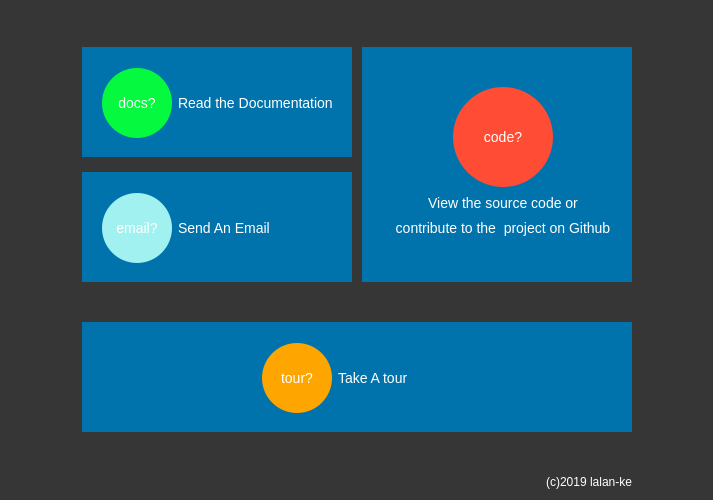
<?xml version="1.0" encoding="UTF-8"?>
<ui version="4.0">
 <class>HelpForm</class>
 <widget class="QWidget" name="HelpForm">
  <property name="geometry">
   <rect>
    <x>0</x>
    <y>0</y>
    <width>713</width>
    <height>500</height>
   </rect>
  </property>
  <property name="windowTitle">
   <string>Help Form</string>
  </property>
  <property name="styleSheet">
   <string notr="true">QWidget{
background-color:rgb(54,54,54);
font:12px;
color:white;
}</string>
  </property>
  <layout class="QHBoxLayout" name="horizontalLayout_2">
   <item>
    <spacer name="horizontalSpacer">
     <property name="orientation">
      <enum>Qt::Horizontal</enum>
     </property>
     <property name="sizeHint" stdset="0">
      <size>
       <width>60</width>
       <height>20</height>
      </size>
     </property>
    </spacer>
   </item>
   <item>
    <layout class="QVBoxLayout" name="verticalLayout_3">
     <item>
      <spacer name="verticalSpacer_2">
       <property name="orientation">
        <enum>Qt::Vertical</enum>
       </property>
       <property name="sizeHint" stdset="0">
        <size>
         <width>20</width>
         <height>40</height>
        </size>
       </property>
      </spacer>
     </item>
     <item>
      <layout class="QVBoxLayout" name="verticalLayout_2">
       <property name="spacing">
        <number>40</number>
       </property>
       <item>
        <layout class="QHBoxLayout" name="horizontalLayout">
         <property name="spacing">
          <number>10</number>
         </property>
         <item>
          <layout class="QVBoxLayout" name="verticalLayout">
           <property name="spacing">
            <number>15</number>
           </property>
           <item>
            <widget class="QWidget" name="widget" native="true">
             <property name="minimumSize">
              <size>
               <width>270</width>
               <height>110</height>
              </size>
             </property>
             <property name="maximumSize">
              <size>
               <width>270</width>
               <height>110</height>
              </size>
             </property>
             <property name="styleSheet">
              <string notr="true">*{
background-color: rgb(0, 115, 172);
font:14px;
}
QPushButton{
border-radius:35px;
background-color:#05fa3f;
}
QPushButton:hover{
background-color: rgba(5, 250, 63, 190);
border:2px solid white;
}
QPushButton:pressed{
border:3px solid orange;
}</string>
             </property>
             <widget class="QWidget" name="layoutWidget">
              <property name="geometry">
               <rect>
                <x>20</x>
                <y>20</y>
                <width>232</width>
                <height>72</height>
               </rect>
              </property>
              <layout class="QHBoxLayout" name="horizontalLayout_3">
               <item>
                <widget class="QPushButton" name="pushButton">
                 <property name="minimumSize">
                  <size>
                   <width>70</width>
                   <height>70</height>
                  </size>
                 </property>
                 <property name="maximumSize">
                  <size>
                   <width>70</width>
                   <height>70</height>
                  </size>
                 </property>
                 <property name="text">
                  <string>docs?</string>
                 </property>
                 <property name="iconSize">
                  <size>
                   <width>50</width>
                   <height>50</height>
                  </size>
                 </property>
                </widget>
               </item>
               <item>
                <widget class="QLabel" name="label">
                 <property name="text">
                  <string>Read the Documentation</string>
                 </property>
                </widget>
               </item>
              </layout>
             </widget>
            </widget>
           </item>
           <item>
            <widget class="QWidget" name="widget_2" native="true">
             <property name="minimumSize">
              <size>
               <width>270</width>
               <height>110</height>
              </size>
             </property>
             <property name="maximumSize">
              <size>
               <width>270</width>
               <height>110</height>
              </size>
             </property>
             <property name="styleSheet">
              <string notr="true">*{
background-color: rgb(0, 115, 172);
font:14px;
}
QPushButton{
border-radius:35px;
background-color: rgb(161, 241, 241);
}
QPushButton:hover{
border:2px solid white;
background-color: rgba(161, 241, 241,190);
}
QPushButton:pressed{
border:3px solid orange;
}</string>
             </property>
             <widget class="QWidget" name="layoutWidget">
              <property name="geometry">
               <rect>
                <x>20</x>
                <y>20</y>
                <width>221</width>
                <height>72</height>
               </rect>
              </property>
              <layout class="QHBoxLayout" name="horizontalLayout_4">
               <item>
                <widget class="QPushButton" name="pushButton_2">
                 <property name="minimumSize">
                  <size>
                   <width>70</width>
                   <height>70</height>
                  </size>
                 </property>
                 <property name="maximumSize">
                  <size>
                   <width>70</width>
                   <height>70</height>
                  </size>
                 </property>
                 <property name="text">
                  <string>email?</string>
                 </property>
                 <property name="iconSize">
                  <size>
                   <width>50</width>
                   <height>50</height>
                  </size>
                 </property>
                </widget>
               </item>
               <item>
                <widget class="QLabel" name="label_2">
                 <property name="text">
                  <string>Send An Email</string>
                 </property>
                </widget>
               </item>
              </layout>
             </widget>
            </widget>
           </item>
          </layout>
         </item>
         <item>
          <widget class="QWidget" name="widget_3" native="true">
           <property name="minimumSize">
            <size>
             <width>270</width>
             <height>0</height>
            </size>
           </property>
           <property name="maximumSize">
            <size>
             <width>16777215</width>
             <height>240</height>
            </size>
           </property>
           <property name="styleSheet">
            <string notr="true">*{
background-color: rgba(0, 115, 172);
font:14px;
}
QPushButton{
border-radius:50px;
background-color:#ff4c35;
}
QPushButton:hover{
border:2px solid white;
background-color: rgba(255, 76, 53, 190);
}
QPushButton:pressed{
border:3px solid orange;
}
</string>
           </property>
           <widget class="QWidget" name="layoutWidget">
            <property name="geometry">
             <rect>
              <x>30</x>
              <y>40</y>
              <width>222</width>
              <height>150</height>
             </rect>
            </property>
            <layout class="QVBoxLayout" name="verticalLayout_4">
             <item>
              <layout class="QHBoxLayout" name="horizontalLayout_6">
               <item>
                <spacer name="horizontalSpacer_3">
                 <property name="orientation">
                  <enum>Qt::Horizontal</enum>
                 </property>
                 <property name="sizeHint" stdset="0">
                  <size>
                   <width>40</width>
                   <height>20</height>
                  </size>
                 </property>
                </spacer>
               </item>
               <item>
                <widget class="QPushButton" name="pushButton_3">
                 <property name="minimumSize">
                  <size>
                   <width>100</width>
                   <height>100</height>
                  </size>
                 </property>
                 <property name="maximumSize">
                  <size>
                   <width>100</width>
                   <height>100</height>
                  </size>
                 </property>
                 <property name="text">
                  <string>code?</string>
                 </property>
                 <property name="iconSize">
                  <size>
                   <width>70</width>
                   <height>70</height>
                  </size>
                 </property>
                </widget>
               </item>
               <item>
                <spacer name="horizontalSpacer_4">
                 <property name="orientation">
                  <enum>Qt::Horizontal</enum>
                 </property>
                 <property name="sizeHint" stdset="0">
                  <size>
                   <width>40</width>
                   <height>20</height>
                  </size>
                 </property>
                </spacer>
               </item>
              </layout>
             </item>
             <item>
              <widget class="QLabel" name="label_5">
               <property name="text">
                <string>View the source code or</string>
               </property>
               <property name="alignment">
                <set>Qt::AlignCenter</set>
               </property>
              </widget>
             </item>
             <item>
              <widget class="QLabel" name="label_3">
               <property name="text">
                <string>contribute to the  project on Github</string>
               </property>
               <property name="alignment">
                <set>Qt::AlignCenter</set>
               </property>
              </widget>
             </item>
            </layout>
           </widget>
          </widget>
         </item>
        </layout>
       </item>
       <item>
        <widget class="QWidget" name="widget_4" native="true">
         <property name="minimumSize">
          <size>
           <width>0</width>
           <height>110</height>
          </size>
         </property>
         <property name="maximumSize">
          <size>
           <width>16777215</width>
           <height>110</height>
          </size>
         </property>
         <property name="styleSheet">
          <string notr="true">*{
background-color: rgb(0, 115, 172);
font:14px;
}
QPushButton{
border-radius:35px;
background-color:orange;
}
QPushButton:hover{
border:2px solid white;
background-color: rgba(255, 165, 0, 190);
}
QPushButton:pressed{
border:3px solid yellow;
}</string>
         </property>
         <widget class="QWidget" name="layoutWidget">
          <property name="geometry">
           <rect>
            <x>180</x>
            <y>20</y>
            <width>231</width>
            <height>72</height>
           </rect>
          </property>
          <layout class="QHBoxLayout" name="horizontalLayout_5">
           <item>
            <widget class="QPushButton" name="pushButton_4">
             <property name="minimumSize">
              <size>
               <width>70</width>
               <height>70</height>
              </size>
             </property>
             <property name="maximumSize">
              <size>
               <width>70</width>
               <height>70</height>
              </size>
             </property>
             <property name="text">
              <string>tour?</string>
             </property>
             <property name="iconSize">
              <size>
               <width>50</width>
               <height>50</height>
              </size>
             </property>
            </widget>
           </item>
           <item>
            <widget class="QLabel" name="label_4">
             <property name="text">
              <string>Take A tour</string>
             </property>
            </widget>
           </item>
          </layout>
         </widget>
        </widget>
       </item>
      </layout>
     </item>
     <item>
      <spacer name="verticalSpacer">
       <property name="orientation">
        <enum>Qt::Vertical</enum>
       </property>
       <property name="sizeHint" stdset="0">
        <size>
         <width>20</width>
         <height>40</height>
        </size>
       </property>
      </spacer>
     </item>
     <item>
      <widget class="QLabel" name="label_6">
       <property name="text">
        <string>(c)2019 lalan-ke</string>
       </property>
       <property name="alignment">
        <set>Qt::AlignRight|Qt::AlignTrailing|Qt::AlignVCenter</set>
       </property>
      </widget>
     </item>
    </layout>
   </item>
   <item>
    <spacer name="horizontalSpacer_2">
     <property name="orientation">
      <enum>Qt::Horizontal</enum>
     </property>
     <property name="sizeHint" stdset="0">
      <size>
       <width>59</width>
       <height>20</height>
      </size>
     </property>
    </spacer>
   </item>
  </layout>
 </widget>
 <resources/>
 <connections/>
</ui>
